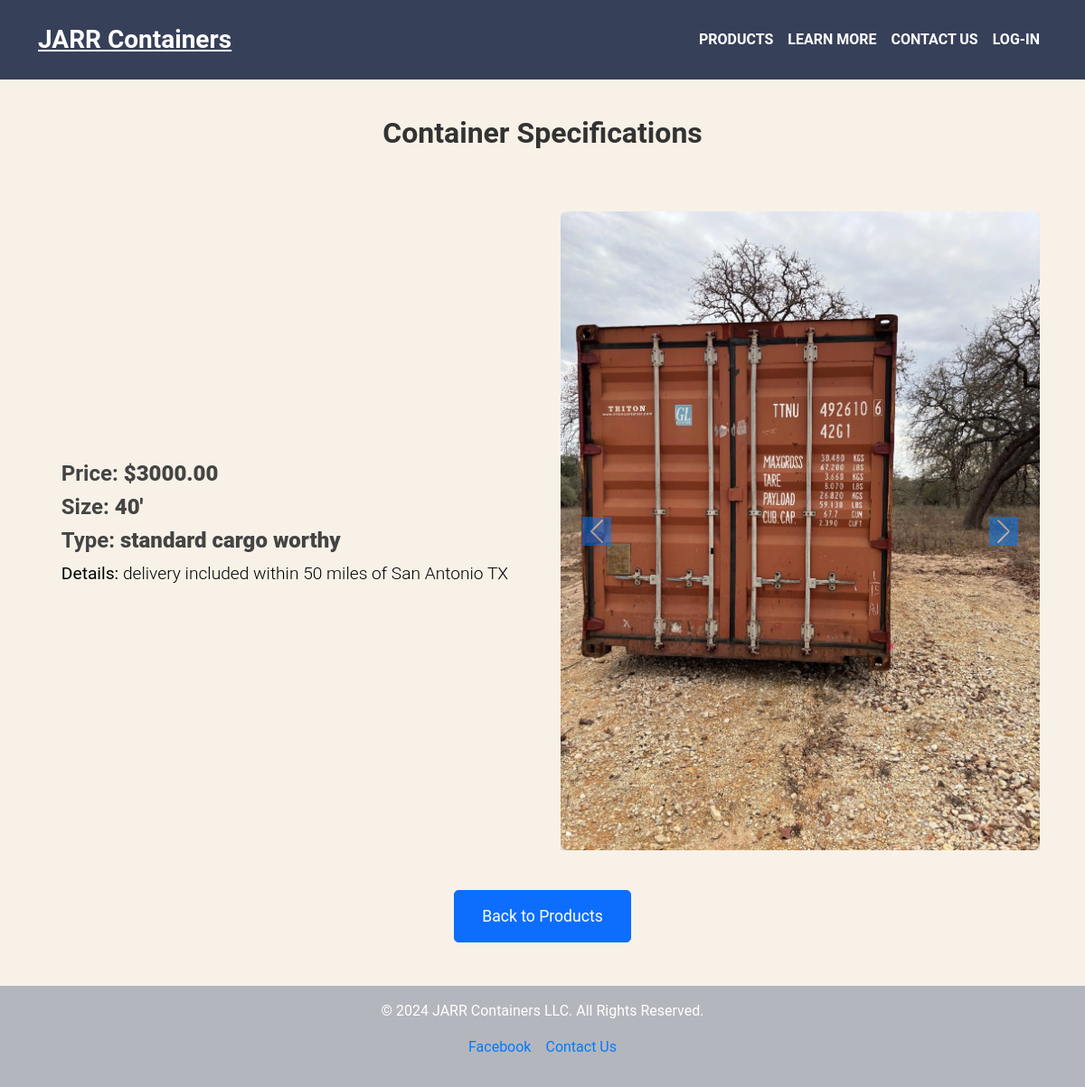
/products/6, run on the app's committed database.
### app.py (models this page shows, shortened)
class Container(db.Model):
    id = db.Column(db.Integer, primary_key=True)
    image1 = db.Column(db.String(200), nullable=True)
    image2 = db.Column(db.String(200), nullable=True)
    image3 = db.Column(db.String(200), nullable=True)
    image4 = db.Column(db.String(200), nullable=True)
    image5 = db.Column(db.String(200), nullable=True)
    price = db.Column(db.Float, nullable=False)
    size = db.Column(db.String(50), nullable=False)
    type = db.Column(db.String(50), nullable=False)
    details = db.Column(db.Text, nullable=False)

### app.py (the view)
@app.route('/products/<int:container_id>')
def product_specifications(container_id):
    container = Container.query.get_or_404(container_id)
    return render_template('specifications.html', container=container)

### templates/specifications.html (shortened to what this page needs)
{% extends "base.html" %}
{% block content %}
<div class="container py-5">
    <h2 class="text-center mb-5">Container Specifications</h2>
    <div class="row mb-4">
        <div class="col-md-6 d-flex justify-content-center align-items-center">
            <div>
                <h4 class="font-weight-bold">Price: <strong>${{ '{:.2f}'.format(container.price) }}</strong></h4>
                <h4 class="font-weight-bold">Size: <strong>{{ container.size }}</strong></h4>
                <h4 class="font-weight-bold">Type: <strong>{{ container.type }}</strong></h4>
                <p class="lead"><strong>Details:</strong> {{ container.details }}</p>
            </div>
        </div>
        <div class="col-md-6 d-flex justify-content-center">
            <div id="imageCarousel" class="carousel slide" data-bs-ride="carousel">
                <div class="carousel-inner">
                    {% for i in range(1, 6) %}
                        {% if container['image' ~ i] %}
                            <div class="carousel-item {% if i == 1 %}active{% endif %}">
                                 <img
                                    data-src="{{ url_for('static', filename='uploads/' + container['image' ~ i]) }}"
                                    class="lazy d-block w-100"
                                    alt="Container Image {{ i }}"
                                    loading="lazy">
                            </div>
                        {% endif %}
                    {% endfor %}
                </div>
                <button class="carousel-control-prev" type="button" data-bs-target="#imageCarousel" data-bs-slide="prev">
                    <span class="carousel-control-prev-icon" aria-hidden="true"></span>
                </button>
                <button class="carousel-control-next" type="button" data-bs-target="#imageCarousel" data-bs-slide="next">
                    <span class="carousel-control-next-icon" aria-hidden="true"></span>
                </button>
            </div>
        </div>
    </div>
    <div class="text-center mt-4">
        <a href="{{ url_for('products') }}" class="btn btn-primary btn-lg">Back to Products</a>
    </div>
</div>
{% endblock %}

### static/css/styles.css (style rules this page uses)
* { margin: 0; padding: 0; box-sizing: border-box; }
html, body { height: 100%; margin: 0; }
body { padding-top: 80px; font-family: 'Roboto', sans-serif; background-color: #f8f1e7; color: #000; display: flex; flex-direction: column; }
.btn-lg { padding: 15px 30px; font-size: 1.1em; border-radius: 5px; transition: background-color 0.3s ease; }
.carousel-inner img { width: 100%; object-fit: cover; border-radius: 8px; }
.carousel-control-prev-icon, .carousel-control-next-icon { background-color: #007bff; }
.col-md-6.d-flex.justify-content-center.align-items-center { flex: 1; text-align: left; padding: 20px; }
.col-md-6.d-flex.justify-content-center { flex: 1; padding: 20px; }
h2 { font-size: 2rem; font-weight: 700; color: #333; }
h4 { font-size: 1.5rem; font-weight: 600; color: #444; }
.lead { font-size: 1.2rem; font-weight: 300; }
img { border-radius: 10px; box-shadow: 0 4px 8px rgba(0, 0, 0, 0.2); }
img.lazy { opacity: 0; transition: opacity 0.5s ease; }
img.lazy.loaded { opacity: 1; }

### data on the page
Container: price "3000.00", size "40'", type "standard cargo worthy", details "delivery included within 50 miles of San Antonio TX", image1 (picture)
